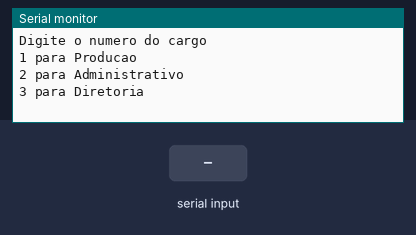
This sketch was run on a simulated Arduino Uno, built with avr-gcc and run on an emulated ATmega328P. On the bench: the last lines printed to the serial monitor. Inputs (shaded band) come from the test bench.

Above: at 1.2 s.
1.3 s: "90,45\n" received over Serial
At 1.8 s:
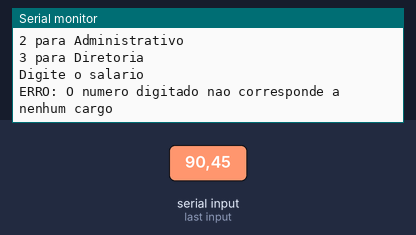
At 8.1 s:
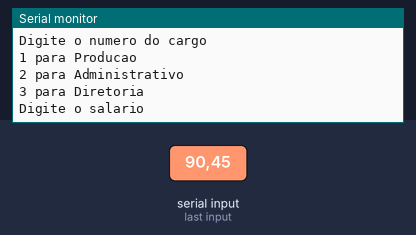

Measured:
- after the input at 1.3 s, the serial monitor: prints a new line at once (image 1)

The sketch:

lopal_ex161.ino
```cpp
// C++ code
//
void setup()
{
 Serial.begin(9600);
}
int cargo = 0;
float salario = 0;
void loop()
{
//cargo
  Serial.println("Digite o numero do cargo");
  Serial.println("1 para Producao");
  Serial.println("2 para Administrativo");
  Serial.println("3 para Diretoria");

  while (!Serial.available()) {}
  cargo = Serial.parseInt();
//salario
  Serial.println("Digite o salario");
  while (!Serial.available()) {}
  salario = Serial.parseFloat();

  if(cargo == 1) {
  salario = salario + salario * (6.5/100);
  Serial.println("Novo salario: " + String(salario));
  } else if(cargo == 2) {
  salario = salario + salario * (7.5/100);
  Serial.println("Novo salario: " + String(salario));
  } else if(cargo == 3) {
  salario = salario + salario * 0.12;
  Serial.println("Novo salario: " + String(salario));
  } else {
  Serial.println("ERRO: O numero digitado nao corresponde a nenhum cargo");
  }
  delay(5000);
  Serial.println();
  Serial.println();
}
```
